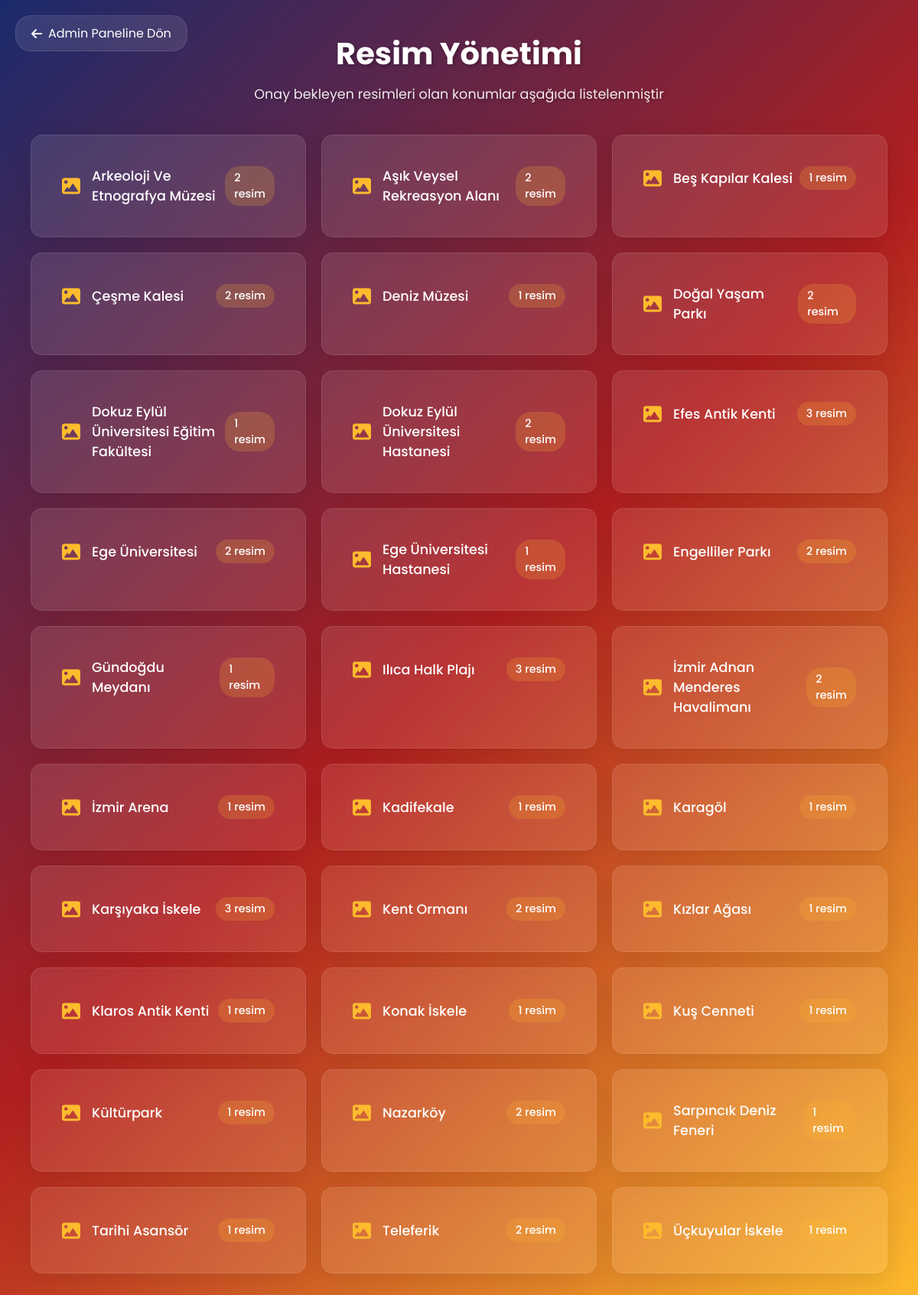
Page /resimonay.php on the committed database.
### tables this page shows
CREATE TABLE `konumlar` (
  `id` int(11) NOT NULL,
  `baslik` varchar(100) DEFAULT NULL,
  `enlem` varchar(100) DEFAULT NULL,
  `boylam` varchar(100) DEFAULT NULL,
  `resim` varchar(255) DEFAULT NULL,
  `durum` int(11) DEFAULT NULL,
  `aciklama` varchar(1000) DEFAULT NULL,
  `yorum` varchar(150) DEFAULT NULL
);

### resimonay.php (the view, shortened to what this page needs)
<!DOCTYPE html>
<html>
<head>
    <link rel="stylesheet" href="https://cdnjs.cloudflare.com/ajax/libs/font-awesome/6.0.0/css/all.min.css">
</head>
<body>
    <a href="admin.php" class="back-btn">
        <i class="fas fa-arrow-left"></i> Admin Paneline Dön
    </a>
    <div class="container">
        <div class="header">
            <h1>Resim Yönetimi</h1>
            <p>Onay bekleyen resimleri olan konumlar aşağıda listelenmiştir</p>
        </div>
        <div class="location-grid">
            <?php
            $db = new PDO("mysql:host=localhost;dbname=deneme;charset=utf8", "root", "");
            $sorgu = $db->query("SELECT DISTINCT k.id, k.baslik, COUNT(r.id) as resim_sayisi
                                FROM konumlar k
                                INNER JOIN resimler r ON k.id = r.marker_id
                                WHERE r.durum = 0
                                GROUP BY k.id, k.baslik
                                ORDER BY k.baslik");
            foreach($sorgu->fetchAll(PDO::FETCH_ASSOC) as $row) {
                echo '<div class="location-card">';
                echo '<a href="resimonay2.php?id=' . $row["id"] . '&baslik=' . urlencode($row["baslik"]) . '" class="location-link">';
                echo '<div class="location-info">';
                echo '<i class="fas fa-image location-icon"></i>';
                echo '<span class="location-name">' . $row["baslik"] . '</span>';
                echo '</div>';
                echo '<span class="image-count">' . $row["resim_sayisi"] . ' resim</span>';
                echo '</a>';
                echo '</div>';
            }
            ?>
        </div>
    </div>
</body>
</html>

### resimonay.php (style rules this page uses)
* { margin: 0; padding: 0; box-sizing: border-box; font-family: 'Poppins', sans-serif; }
body { min-height: 100vh; background: linear-gradient(135deg, #1a2a6c, #b21f1f, #fdbb2d); padding: 20px; }
.container { max-width: 1200px; margin: 0 auto; padding: 20px; }
.header { text-align: center; margin-bottom: 40px; color: white; text-shadow: 2px 2px 4px rgba(0,0,0,0.3); }
.header h1 { font-size: 2.5em; margin-bottom: 10px; }
.header p { font-size: 1.1em; opacity: 0.9; }
.location-grid { display: grid; grid-template-columns: repeat(auto-fill, minmax(300px, 1fr)); gap: 20px; margin-top: 20px; }
.location-card { background: rgba(255, 255, 255, 0.1); backdrop-filter: blur(10px); padding: 25px; border-radius: 15px; transition: transform 0.3s ease, box-shadow 0.3s ease; border: 1px solid rgba(255, 255, 255, 0.1); box-shadow: 0 8px 32px rgba(0, 0, 0, 0.1); }
.location-link { display: flex; align-items: center; justify-content: space-between; text-decoration: none; color: white; padding: 15px; border-radius: 10px; transition: background 0.3s ease; }
.location-info { display: flex; align-items: center; gap: 15px; }
.location-icon { font-size: 24px; color: #fdbb2d; }
.location-name { font-size: 1.1em; font-weight: 500; }
.image-count { background: rgba(253, 187, 45, 0.2); padding: 5px 12px; border-radius: 20px; font-size: 0.9em; font-weight: 500; }
.back-btn { position: fixed; top: 20px; left: 20px; padding: 10px 20px; background: rgba(255, 255, 255, 0.1); color: white; text-decoration: none; border-radius: 20px; backdrop-filter: blur(10px); transition: all 0.3s ease; border: 1px solid rgba(255, 255, 255, 0.1); display: flex; align-items: center; gap: 8px; }

### rows in the picture
konumlar: baslik "Arkeoloji Ve Etnografya Müzesi", resim_sayisi "2"
konumlar: baslik "Aşık Veysel Rekreasyon Alanı", resim_sayisi "2"
konumlar: baslik "Beş Kapılar Kalesi", resim_sayisi "1"
konumlar: baslik "Çeşme Kalesi", resim_sayisi "2"
konumlar: baslik "Deniz Müzesi", resim_sayisi "1"
konumlar: baslik "Doğal Yaşam Parkı", resim_sayisi "2"
konumlar: baslik "Dokuz Eylül Üniversitesi Eğitim Fakültesi", resim_sayisi "1"
konumlar: baslik "Dokuz Eylül Üniversitesi Hastanesi", resim_sayisi "2"
konumlar: baslik "Efes Antik Kenti", resim_sayisi "3"
konumlar: baslik "Ege Üniversitesi", resim_sayisi "2"
konumlar: baslik "Ege Üniversitesi Hastanesi", resim_sayisi "1"
konumlar: baslik "Engelliler Parkı", resim_sayisi "2"
konumlar: baslik "Gündoğdu Meydanı", resim_sayisi "1"
konumlar: baslik "Ilıca Halk Plajı", resim_sayisi "3"
konumlar: baslik "İzmir Adnan Menderes Havalimanı", resim_sayisi "2"
konumlar: baslik "İzmir Arena", resim_sayisi "1"
konumlar: baslik "Kadifekale", resim_sayisi "1"
konumlar: baslik "Karagöl", resim_sayisi "1"
konumlar: baslik "Karşıyaka İskele", resim_sayisi "3"
konumlar: baslik "Kent Ormanı", resim_sayisi "2"
konumlar: baslik "Kızlar Ağası", resim_sayisi "1"
konumlar: baslik "Klaros Antik Kenti", resim_sayisi "1"
konumlar: baslik "Konak İskele", resim_sayisi "1"
konumlar: baslik "Kuş Cenneti", resim_sayisi "1"
konumlar: baslik "Kültürpark", resim_sayisi "1"
konumlar: baslik "Nazarköy", resim_sayisi "2"
konumlar: baslik "Sarpıncık Deniz Feneri", resim_sayisi "1"
konumlar: baslik "Tarihi Asansör", resim_sayisi "1"
konumlar: baslik "Teleferik", resim_sayisi "2"
konumlar: baslik "Üçkuyular İskele", resim_sayisi "1"
